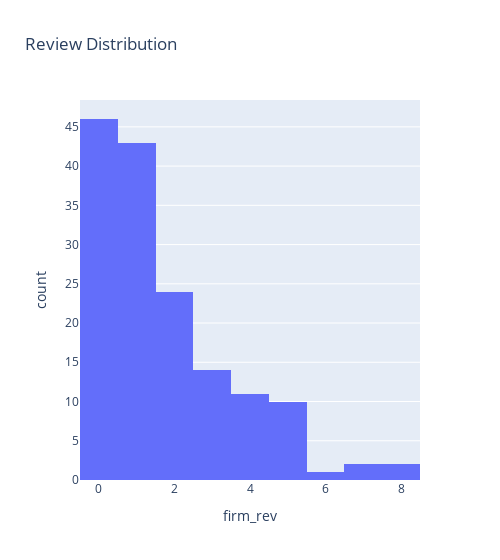

Notebook code cell kept with this figure:
### Markdown cell above
* More than 100 firms has a star rating between 5.0 - 5.2
* 24 firms has a rating below
* Less than 5 firms has a rating between 1 - 4

### Code cell
px.histogram(all_df, 'firm_rev', width=500, title='Review Distribution')

### Figure 1 — Plotly figure (JSON) as saved in the notebook; plotly's stock layout.template omitted (floating-point values rounded to 4 significant figures; data arrays with more than 128 entries replaced by an {"elided": "..."} marker saying what was removed)
{"data": [{"alignmentgroup": "True", "bingroup": "x", "hovertemplate": "firm_rev=%{x}<br>count=%{y}<extra></extra>", "legendgroup": "", "marker": {"color": "#636efa", "pattern": {"shape": ""}}, "name": "", "offsetgroup": "", "orientation": "v", "showlegend": false, "type": "histogram", "x": {"elided": "153 int values"}, "xaxis": "x", "yaxis": "y"}], "layout": {"barmode": "relative", "legend": {"tracegroupgap": 0}, "title": {"text": "Review Distribution"}, "width": 500, "xaxis": {"anchor": "y", "domain": [0, 1], "title": {"text": "firm_rev"}}, "yaxis": {"anchor": "x", "domain": [0, 1], "title": {"text": "count"}}}}
